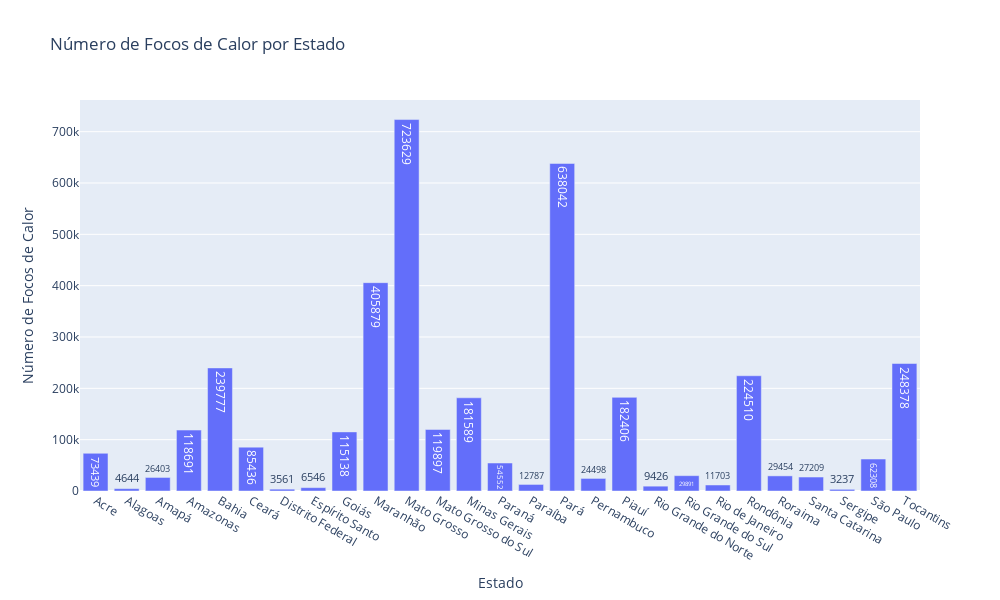

This figure's notebook cell:
### Code cell
plot_forest_fires_state(base, 'Número de Focos de Calor por Estado', True)

### Figure 1 — Plotly figure (JSON) as saved in the notebook; plotly's stock layout.template omitted (floating-point values rounded to 4 significant figures)
{"data": [{"text": [73439, 4644, 26403, 118691, 239777, 85436, 3561, 6546, 115138, 405879, 723629, 119897, 181589, 54552, 12787, 638042, 24498, 182406, 9426, 29891, 11703, 224510, 29454, 27209, 3237, 62308, 248378], "textposition": "auto", "type": "bar", "x": ["Acre", "Alagoas", "Amapá", "Amazonas", "Bahia", "Ceará", "Distrito Federal", "Espírito Santo", "Goiás", "Maranhão", "Mato Grosso", "Mato Grosso do Sul", "Minas Gerais", "Paraná", "Paraíba", "Pará", "Pernambuco", "Piauí", "Rio Grande do Norte", "Rio Grande do Sul", "Rio de Janeiro", "Rondônia", "Roraima", "Santa Catarina", "Sergipe", "São Paulo", "Tocantins"], "y": [73439, 4644, 26403, 118691, 239777, 85436, 3561, 6546, 115138, 405879, 723629, 119897, 181589, 54552, 12787, 638042, 24498, 182406, 9426, 29891, 11703, 224510, 29454, 27209, 3237, 62308, 248378]}], "layout": {"height": 600, "title": {"text": "Número de Focos de Calor por Estado"}, "width": 1000, "xaxis": {"title": {"text": "Estado"}}, "yaxis": {"title": {"text": "Número de Focos de Calor"}}}}
